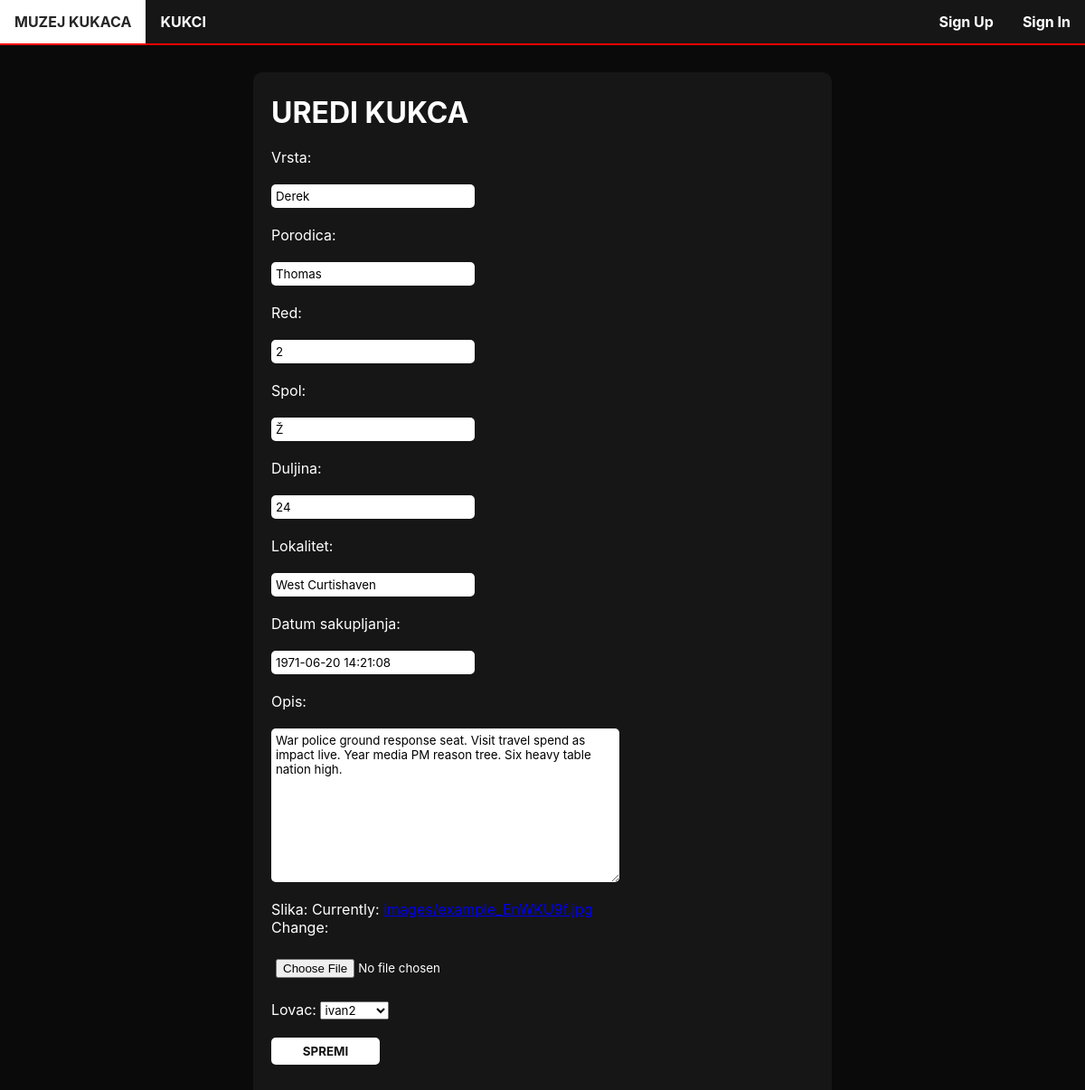
The page /kukacs/12/edit on the database its author committed.
### main/models.py (models this page shows, shortened)
class Kukac(models.Model):
    vrsta = models.CharField(max_length = 100)
    porodica = models.CharField(max_length = 100)
    red = models.CharField(max_length = 100)
    spol = models.CharField(max_length = 1)
    duljina = models.CharField(max_length = 2)
    lokalitet = models.CharField(max_length = 100)
    datum_sakupljanja = models.DateTimeField(blank=True, null=True)
    opis = models.TextField()
    slika = models.ImageField(upload_to = 'images/')
    lovac = models.ForeignKey(settings.AUTH_USER_MODEL, on_delete=models.CASCADE, default = '0')
    GENDER_MALE = 'M'
    GENDER_FEMALE = 'Ž'

### main/views.py (the view)
# urls.py: path('kukacs/<int:pk>/edit', views.KukacUpdateView.as_view(), name= 'edit'),
class KukacUpdateView(UpdateView):
    model = Kukac
    fields = '__all__'
    success_url = '/kukacs'

### templates/main/kukac_form.html (shortened to what this page needs)
{% extends 'homepage.html' %}
{% block content %}
<br><br>
    <div class="kukci" style = "width: 600px; margin: 0 auto;">
        <br><h1>UREDI KUKCA</h1><br>
        <form class="site-form" method="post" enctype="multipart/form-data">
            {{ form }}
            <input type="submit" value="SPREMI">
        </form>
    </div>
<br>
{% endblock %}

### main/static/style.css (style rules this page uses)
* { margin: 0; padding: 0; font-family: -apple-system, BlinkMacSystemFont, 'Segoe UI', Roboto, Oxygen, Ubuntu, Cantarell, 'Open Sans', 'Helvetica Neue', sans-serif; }
body { background-color: rgb(10, 10, 10); }
input[type=submit] { background-color:white; color: rgb(19, 19, 19); font-weight: bold; border: none; width: 20%; height: 30px; border-radius: 5px; cursor: pointer; }
.kukci { background-color: rgb(22, 22, 22); border-radius: 10px; padding: 20px; padding-top: 5px; color: white; }
.site-form input, textarea { display: block; margin: 20px 0; padding: 5px; border-radius: 5px; border: none; }
label { display: inline; margin: 40px 0 0; }

### rows shown on the page
Kukac: vrsta "Derek", porodica "Thomas", red "2", spol "Ž", duljina "24", lokalitet "West Curtishaven", datum_sakupljanja "1971-06-20 14:21:08", opis "War police ground response seat. Visit travel spend as impact live. Year media PM reason tree. Six heavy table nation high.", lovac "ivan2"
